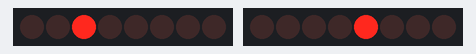
Bench run of a sketch on a simulated Arduino Uno, built with avr-gcc and run on an emulated ATmega328P. Shown: 2 × 8 shift-register outputs drawn as a row of LEDs (first output left, lit = HIGH). Wiring (inferred from the names in the program): 2 × shift register (74HC595): data pin 8, shift clock pin 10, latch pin 9 / data pin 2, shift clock pin 4, latch pin 3. Wiring (inferred from the signals the program sends): 2 × row of LEDs: on Q0, Q1, Q2, Q3, Q4, Q5, Q6, Q7 / on Q0, Q1, Q2, Q3, Q4, Q5, Q6, Q7.

Above: at 0.29 s.
At 24.96 s:
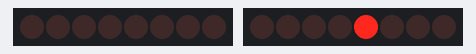
Timing chart, 0 to 40.0 s (numbered marks = the images above):
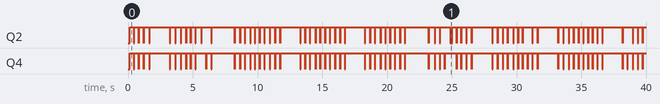

The sketch:

singlePointWithBrightnessChangeSCorrectedCurve.ino
```cpp
int dataPin = 8;
int clockPin = 10;
int latchPin = 9;

int dataPin2 = 2;
int clockPin2 = 4;
int latchPin2 = 3;

void setup()
{
  pinMode(dataPin, OUTPUT);
  pinMode(clockPin, OUTPUT);
  pinMode(latchPin, OUTPUT);

  pinMode(dataPin2, OUTPUT);
  pinMode(clockPin2, OUTPUT);
  pinMode(latchPin2, OUTPUT);
}

void writeCells(byte row, byte col)
{
    digitalWrite(latchPin, LOW);
    shiftOut(dataPin, clockPin, LSBFIRST, row);
    digitalWrite(latchPin, HIGH);

    digitalWrite(latchPin2, LOW);
    shiftOut(dataPin2, clockPin2, LSBFIRST, col);
    digitalWrite(latchPin2, HIGH);
}

float sCurveTime(float brightness)
{
  //0 - 255 input, 0.0-1.0 output
  return (1.0/(1.0+exp(((brightness/21.0)-6.0) * -1.0))*255.0/255.0);
}

uint8_t cathode = 0b00100000;

float Time = 0.0; float lastWriteTime = 0.0; float timeModifier = 1.9e-2 * 1e6;
float writeInterval = 255.0; float finalWriteInterval = sCurveTime(writeInterval) * timeModifier;
int isIncreasing = 1;

void loop()
{
  Time = micros();
  if(Time - lastWriteTime > finalWriteInterval)
  {
    writeCells(~cathode, 0b00001000);

    lastWriteTime = Time;
    if(isIncreasing == 1)
    {
      writeInterval -= 1.0;
      if(writeInterval < 0.0)
      {
        writeInterval = 0.0;
        isIncreasing = 0;
      }
      finalWriteInterval = sCurveTime(writeInterval) * timeModifier;
    }
    else
    {
      writeInterval += 1;
      if(writeInterval >= 255.0)
      {
        writeInterval = 255.0;
        isIncreasing = 1;
      }
      finalWriteInterval = sCurveTime(writeInterval) * timeModifier;
    }

  }
  else
  {
    writeCells(~0b00000000, 0b00000000);
  }
}
```
